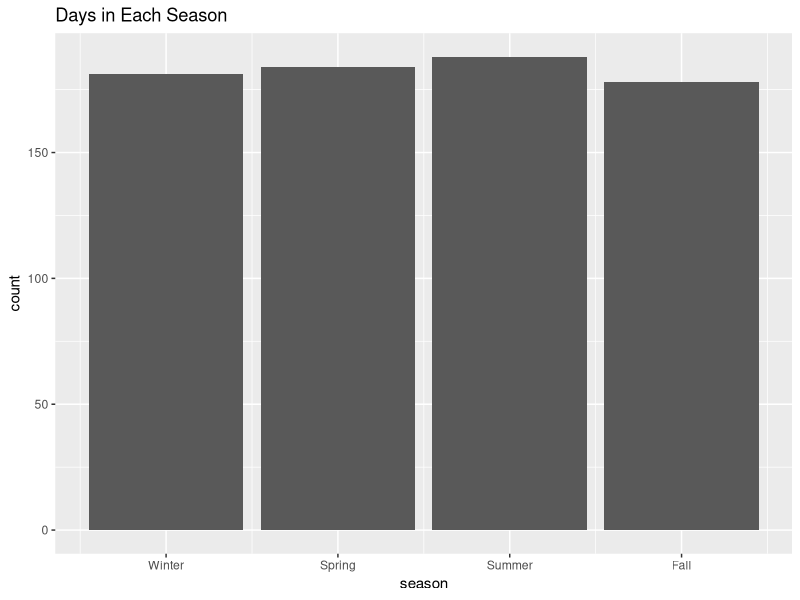

Source code (R):
## ---- chunk 1
knitr::opts_chunk$set(echo = TRUE)
library(tidyverse)
library(readr)
Bikeshare <- read.csv("Bikeshare.csv")
## ---- chunk 2
season.barplot <- ggplot(data = Bikeshare) + geom_bar(mapping = aes(x = season)) + labs(title = "Days in Each Season") + scale_x_continuous(breaks = c(1, 2, 3, 4), labels = c("Winter", "Spring", "Summer", "Fall"))
plot(season.barplot)
## ---- chunk 3
season.setup <- table(Bikeshare$season)
season.table = cbind(season.setup, round(prop.table(season.setup)*100,2))
colnames(season.table) = c("Count", "Percentage")
rownames(season.table) = c("Winter", "Spring", "Summer", "Fall")
writeLines("Summary Statistics for Seasons (Days)")
print(season.table)
